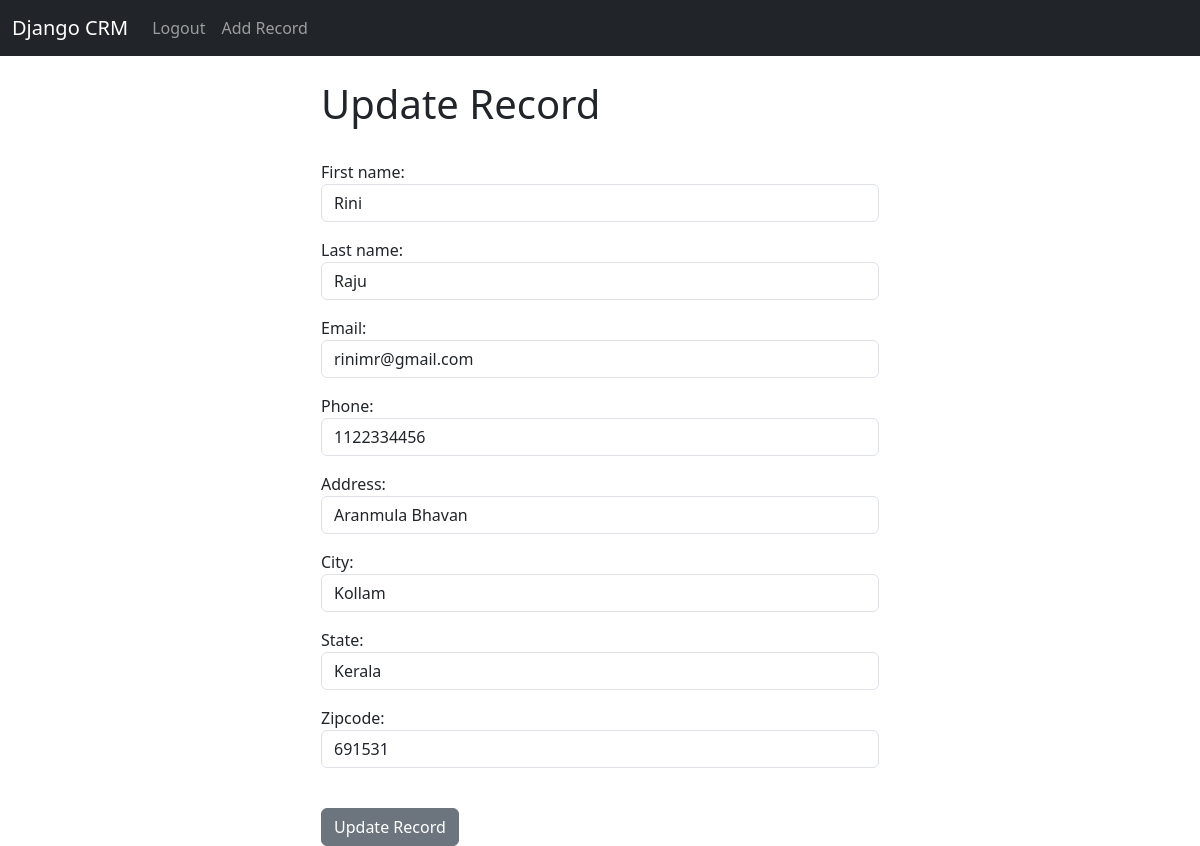
The page /update_record/1 (signed in) on the database its author committed.
### website/models.py (models this page shows, shortened)
class Record(models.Model):
	created_at = models.DateTimeField(auto_now_add = True)
	first_name = models.CharField(max_length=50)
	last_name = models.CharField(max_length=50)
	email = models.CharField(max_length=100)
	phone = models.CharField(max_length=15)
	address = models.CharField(max_length=100)
	city = models.CharField(max_length=50)
	state = models.CharField(max_length=50)
	zipcode = models.CharField(max_length=15)

### website/views.py (the view)
# urls.py: path('update_record/<int:pk>', views.update_record, name='update_record'),
def update_record(request,pk):
	if request.user.is_authenticated:
		curr_record = Record.objects.get(id=pk)
		form = AddRecord(request.POST or None, instance=curr_record)
		if form.is_valid():
			form.save()
			messages.success(request,"Record has been updated successfully...")
			return redirect('home')
		return render(request,'update_record.html', {'form': form})
	else:
		messages.success(request,"You have to be logged in to update the records...")
		return redirect('home')

### website/forms.py
class AddRecord(forms.ModelForm):
	first_name = forms.CharField(required=True, max_length=50, widget=forms.TextInput(attrs={'class':'form-control', 'placeholder':'First Name'}))
	last_name = forms.CharField(required=True, max_length=50, widget=forms.TextInput(attrs={'class':'form-control', 'placeholder':'Last Name'}))
	email = forms.EmailField(required=True, widget=forms.TextInput(attrs={'class':'form-control', 'placeholder':'Email Address'}))
	phone = forms.CharField(required=True, max_length=50, widget=forms.TextInput(attrs={'class':'form-control', 'placeholder':'Phone'}))
	address = forms.CharField(required=True, max_length=50, widget=forms.TextInput(attrs={'class':'form-control', 'placeholder':'Address'}))
	city = forms.CharField(required=True, widget=forms.TextInput(attrs={'class':'form-control', 'placeholder':'City'}))
	state = forms.CharField(required=True, max_length=50, widget=forms.TextInput(attrs={'class':'form-control', 'placeholder':'State'}))
	zipcode = forms.CharField(required=True, max_length=50, widget=forms.TextInput(attrs={'class':'form-control', 'placeholder':'Zipcode'}))
	class Meta:
		model = Record
		exclude = ("user",)

### website/templates/update_record.html (shortened to what this page needs)
{% extends 'base.html' %}
{% block content %}
<div class="col-md-6 offset-md-3">
	<h1>Update Record</h1>
	<br/>
	<form method="POST">
			{{ form.as_p }}
			<br/>
			<button type="submit" class="btn btn-secondary">Update Record</button>
	</form>
</div>
{% endblock %}

### rows shown on the page
Record: first_name "Rini", last_name "Raju", email "rinimr@gmail.com", phone "1122334456", address "Aranmula Bhavan", city "Kollam", state "Kerala", zipcode "691531"
